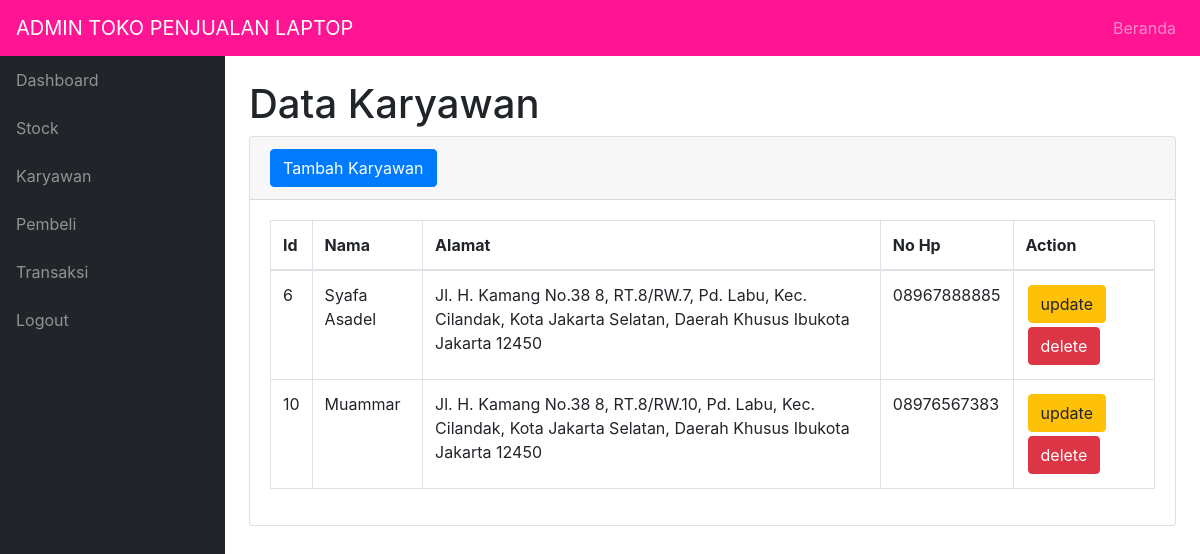
Screenshot of /pegawai.php with the database file from the repository.
### tables this page shows
CREATE TABLE `pegawai` (
  `id_pegawai` int(11) NOT NULL,
  `nama_pgw` varchar(25) DEFAULT NULL,
  `alamat_pgw` varchar(250) DEFAULT NULL,
  `telp_pgw` varchar(13) DEFAULT NULL
);

### pegawai.php (the view, shortened to what this page needs)
<?php
require 'function.php';
?>
<!DOCTYPE html>
<html lang="en">
<head>
    <link href="css/styles.css" rel="stylesheet" />
</head>
<body class="sb-nav-fixed">
    <nav class="sb-topnav navbar navbar-expand navbar-dark bg-dark">
        <a class="navbar-brand">ADMIN TOKO PENJUALAN LAPTOP</a>
        <ul class="navbar-nav ml-auto">
            <li class="nav-item">
                <a class="nav-link" href="index.php">Beranda</a>
            </li>
        </ul>
    </nav>
    <div id="layoutSidenav">
        <div id="layoutSidenav_nav">
            <nav class="sb-sidenav accordion sb-sidenav-dark" id="sidenavAccordion">
                <div class="sb-sidenav-menu">
                    <div class="nav">
                        <a class="nav-link" href="dashboard.php">
                            Dashboard
                        </a>
                        <a class="nav-link" href="stok.php">
                            Stock
                        </a>
                        <a class="nav-link" href="pegawai.php">
                            Karyawan
                        </a>
                        <a class="nav-link" href="pembeli.php">
                            Pembeli
                        </a>
                        <a class="nav-link" href="transaksi.php">
                            Transaksi
                        </a>
                        <a class="nav-link" href="logout.php">
                            Logout
                        </a>
                    </div>
                </div>
            </nav>
        </div>
        <div id="layoutSidenav_content">
            <main>
                <div class="container-fluid">
                    <h1 class="mt-4">Data Karyawan</h1>
                     <div class="card mb-4">
                        <div class="card-header">
                            <button type="button" class="btn btn-primary" data-toggle="modal" data-target="#pgwmodal">
                                Tambah Karyawan
                            </button>
                        </div>
                        <div class="card-body">
                            <div class="table-responsive">
                                <table class="table table-bordered" id="dataTable" width="100%" cellspacing="0">
                                    <thead>
                                        <tr>
                                            <th>Id</th>
                                            <th>Nama</th>
                                            <th>Alamat</th>
                                            <th>No Hp</th>
                                            <th>Action</th>
                                        </tr>
                                    </thead>
                                    <tbody>
                                        <?php
                                        $viewpegawai = mysqli_query($conn, "SELECT * FROM `pegawai`");
                                        while ($data = mysqli_fetch_array($viewpegawai)) {
                                            $id_pgw = $data['id_pegawai'];
                                            $nama = $data['nama_pgw'];
                                            $alamat = $data['alamat_pgw'];
                                            $no_hp = $data['telp_pgw'];
                                        ?>
                                            <tr>
                                                <td><?= $id_pgw; ?></td>
                                                <td><?= $nama; ?></td>
                                                <td><?= $alamat; ?></td>
                                                <td><?= $no_hp; ?></td>
                                                <td>
                                                    <button style="margin: 2px;" type="button" class="btn btn-warning" data-toggle="modal" data-target="#pgwmodalupdate<?= $id_pgw; ?>">update</button>
                                                    <button style="margin: 2px;" type="button" class="btn btn-danger" data-toggle="modal" data-target="#pgwmodaldelete<?= $id_pgw; ?>">delete</button>
                                                </td>
                                            </tr>
                                        <?php
                                        };
                                        ?>
                                    </tbody>
                                </table>
                            </div>
                        </div>
                    </div>
                </div>
            </main>
        </div>
    </div>
</body>
</html>

### rows the page displays
pegawai: id_pegawai "6", nama_pgw "Syafa Asadel", alamat_pgw "Jl. H. Kamang No.38 8, RT.8/RW.7, Pd. Labu, Kec. Cilandak, Kota Jakarta Selatan, Daerah Khusus Ibukota Jakarta 12450", telp_pgw "08967888885"
pegawai: id_pegawai "10", nama_pgw "Muammar", alamat_pgw "Jl. H. Kamang No.38 8, RT.8/RW.10, Pd. Labu, Kec. Cilandak, Kota Jakarta Selatan, Daerah Khusus Ibukota Jakarta 12450", telp_pgw "08976567383"
